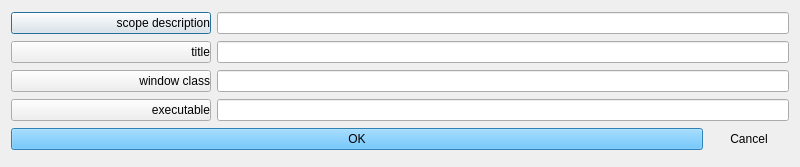
<?xml version="1.0" encoding="UTF-8"?>
<ui version="4.0">
 <class>ScopeDialog</class>
 <widget class="QDialog" name="ScopeDialog">
  <property name="geometry">
   <rect>
    <x>0</x>
    <y>0</y>
    <width>800</width>
    <height>167</height>
   </rect>
  </property>
  <property name="windowTitle">
   <string>Dialog</string>
  </property>
  <layout class="QVBoxLayout" name="verticalLayout">
   <item>
    <layout class="QHBoxLayout" name="horizontalLayout_5">
     <item>
      <widget class="QPushButton" name="helpButton">
       <property name="minimumSize">
        <size>
         <width>200</width>
         <height>0</height>
        </size>
       </property>
       <property name="maximumSize">
        <size>
         <width>200</width>
         <height>16777215</height>
        </size>
       </property>
       <property name="styleSheet">
        <string notr="true">* {text-align: right}</string>
       </property>
       <property name="text">
        <string>scope description</string>
       </property>
      </widget>
     </item>
     <item>
      <widget class="QLineEdit" name="scopeText">
       <property name="readOnly">
        <bool>true</bool>
       </property>
      </widget>
     </item>
    </layout>
   </item>
   <item>
    <layout class="QHBoxLayout" name="horizontalLayout_2" stretch="0,0">
     <item>
      <widget class="QPushButton" name="titleButton">
       <property name="minimumSize">
        <size>
         <width>200</width>
         <height>0</height>
        </size>
       </property>
       <property name="maximumSize">
        <size>
         <width>200</width>
         <height>16777215</height>
        </size>
       </property>
       <property name="styleSheet">
        <string notr="true">* {text-align: right}</string>
       </property>
       <property name="text">
        <string>title</string>
       </property>
      </widget>
     </item>
     <item>
      <widget class="QLineEdit" name="scopeTitle"/>
     </item>
    </layout>
   </item>
   <item>
    <layout class="QHBoxLayout" name="horizontalLayout_3" stretch="0,0">
     <item>
      <widget class="QPushButton" name="classButton">
       <property name="minimumSize">
        <size>
         <width>200</width>
         <height>0</height>
        </size>
       </property>
       <property name="maximumSize">
        <size>
         <width>200</width>
         <height>16777215</height>
        </size>
       </property>
       <property name="styleSheet">
        <string notr="true">* {text-align: right}</string>
       </property>
       <property name="text">
        <string>window class</string>
       </property>
      </widget>
     </item>
     <item>
      <widget class="QLineEdit" name="scopeClass"/>
     </item>
    </layout>
   </item>
   <item>
    <layout class="QHBoxLayout" name="horizontalLayout_4" stretch="0,0">
     <item>
      <widget class="QPushButton" name="exeButton">
       <property name="minimumSize">
        <size>
         <width>200</width>
         <height>0</height>
        </size>
       </property>
       <property name="maximumSize">
        <size>
         <width>200</width>
         <height>16777215</height>
        </size>
       </property>
       <property name="styleSheet">
        <string notr="true">* {text-align: right}</string>
       </property>
       <property name="text">
        <string>executable</string>
       </property>
      </widget>
     </item>
     <item>
      <widget class="QLineEdit" name="scopeExe"/>
     </item>
    </layout>
   </item>
   <item>
    <layout class="QHBoxLayout" name="horizontalLayout" stretch="1,0">
     <item>
      <widget class="QPushButton" name="okButton">
       <property name="styleSheet">
        <string notr="true">* {background-color: #43B6FF;}</string>
       </property>
       <property name="text">
        <string>OK</string>
       </property>
      </widget>
     </item>
     <item>
      <widget class="QPushButton" name="cancelButton">
       <property name="text">
        <string>Cancel</string>
       </property>
       <property name="flat">
        <bool>true</bool>
       </property>
      </widget>
     </item>
    </layout>
   </item>
  </layout>
 </widget>
 <tabstops>
  <tabstop>scopeText</tabstop>
  <tabstop>scopeTitle</tabstop>
  <tabstop>scopeClass</tabstop>
  <tabstop>scopeExe</tabstop>
  <tabstop>okButton</tabstop>
  <tabstop>cancelButton</tabstop>
  <tabstop>helpButton</tabstop>
  <tabstop>titleButton</tabstop>
  <tabstop>classButton</tabstop>
  <tabstop>exeButton</tabstop>
 </tabstops>
 <resources/>
 <connections/>
</ui>
